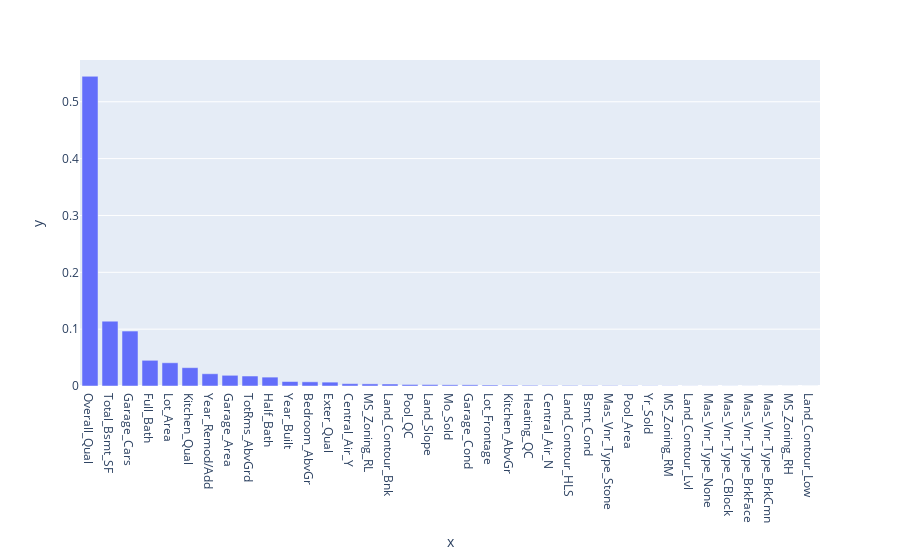

This figure's notebook cell:
### Code cell
import plotly.express as px
fig = px.bar(x=[a for a,b in features], y=[b for a,b in features])
fig.show()

### Figure 1 — Plotly figure (JSON) as saved in the notebook; plotly's stock layout.template omitted (floating-point values rounded to 4 significant figures)
{"data": [{"alignmentgroup": "True", "hovertemplate": "x=%{x}<br>y=%{y}<extra></extra>", "legendgroup": "", "marker": {"color": "#636efa"}, "name": "", "offsetgroup": "", "orientation": "v", "showlegend": false, "textposition": "auto", "type": "bar", "x": ["Overall_Qual", "Total_Bsmt_SF", "Garage_Cars", "Full_Bath", "Lot_Area", "Kitchen_Qual", "Year_Remod/Add", "Garage_Area", "TotRms_AbvGrd", "Half_Bath", "Year_Built", "Bedroom_AbvGr", "Exter_Qual", "Central_Air_Y", "MS_Zoning_RL", "Land_Contour_Bnk", "Pool_QC", "Land_Slope", "Mo_Sold", "Garage_Cond", "Lot_Frontage", "Kitchen_AbvGr", "Heating_QC", "Central_Air_N", "Land_Contour_HLS", "Bsmt_Cond", "Mas_Vnr_Type_Stone", "Pool_Area", "Yr_Sold", "MS_Zoning_RM", "Land_Contour_Lvl", "Mas_Vnr_Type_None", "Mas_Vnr_Type_CBlock", "Mas_Vnr_Type_BrkFace", "Mas_Vnr_Type_BrkCmn", "MS_Zoning_RH", "Land_Contour_Low"], "xaxis": "x", "y": [0.5448, 0.1141, 0.09668, 0.0452, 0.04086, 0.03224, 0.02152, 0.01882, 0.01756, 0.01562, 0.007863, 0.007344, 0.006801, 0.004105, 0.00375, 0.003519, 0.002697, 0.002502, 0.002099, 0.002062, 0.001703, 0.001532, 0.001201, 0.001005, 0.000974, 0.0008848, 0.000702, 0.0005541, 0.0003763, 0.0003191, 0.0001792, 0.0001721, 0.0001277, 0.0001067, 5.347e-05, 2.573e-05, 0], "yaxis": "y"}], "layout": {"autosize": true, "barmode": "relative", "legend": {"tracegroupgap": 0}, "margin": {"t": 60}, "xaxis": {"anchor": "y", "autorange": true, "domain": [0, 1], "range": [-0.5, 36.5], "title": {"text": "x"}, "type": "category"}, "yaxis": {"anchor": "x", "autorange": true, "domain": [0, 1], "range": [0, 0.5735], "title": {"text": "y"}, "type": "linear"}}}
